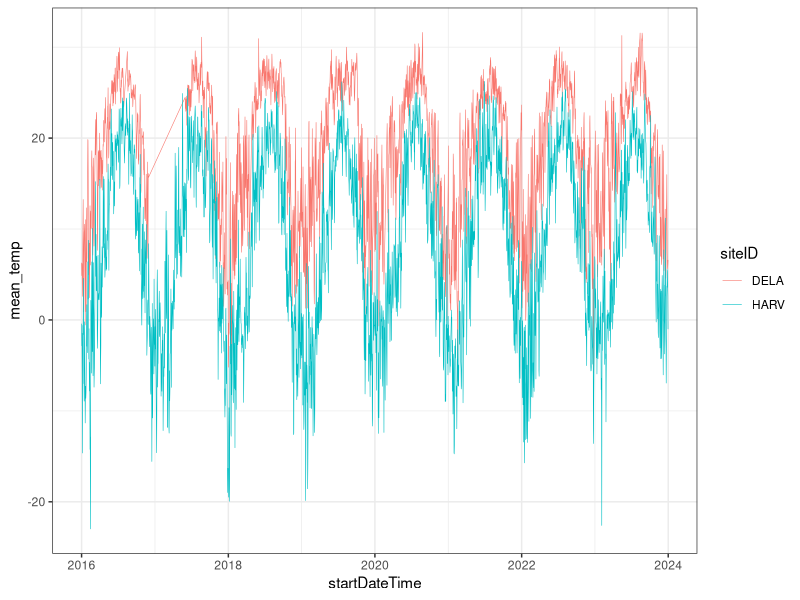
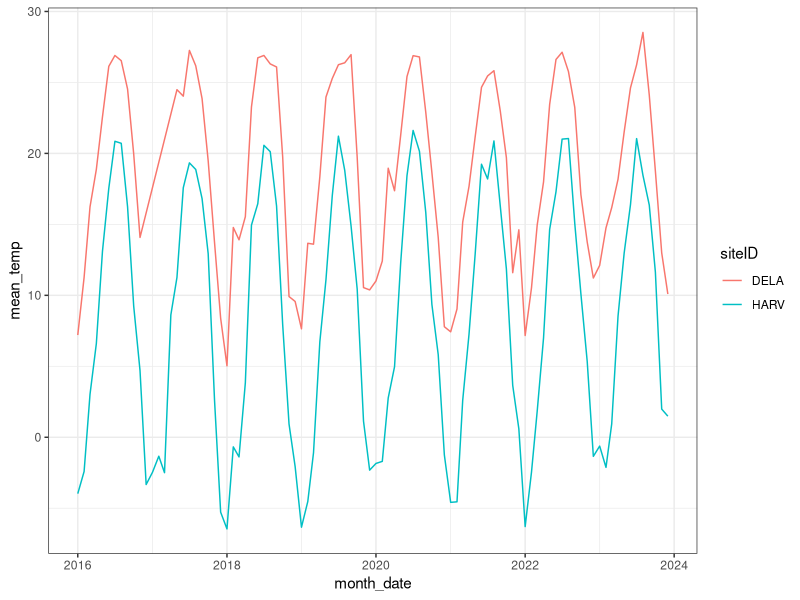
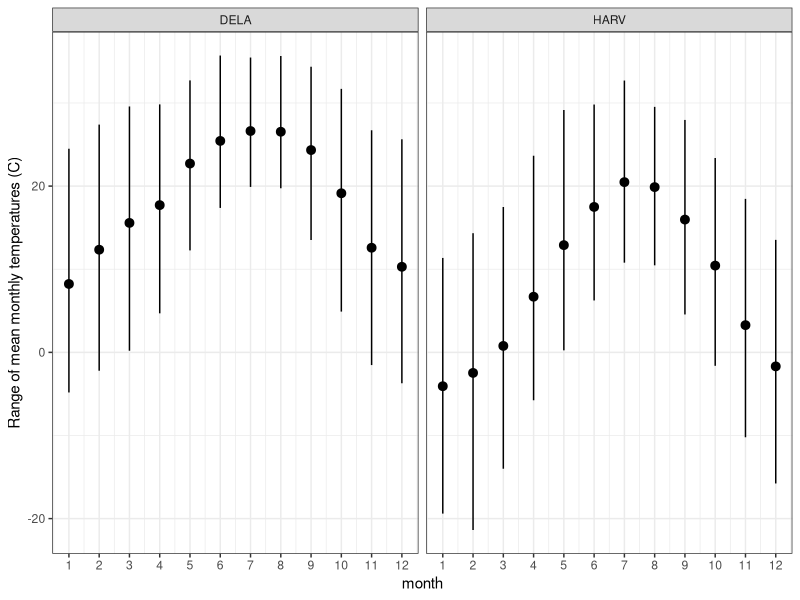
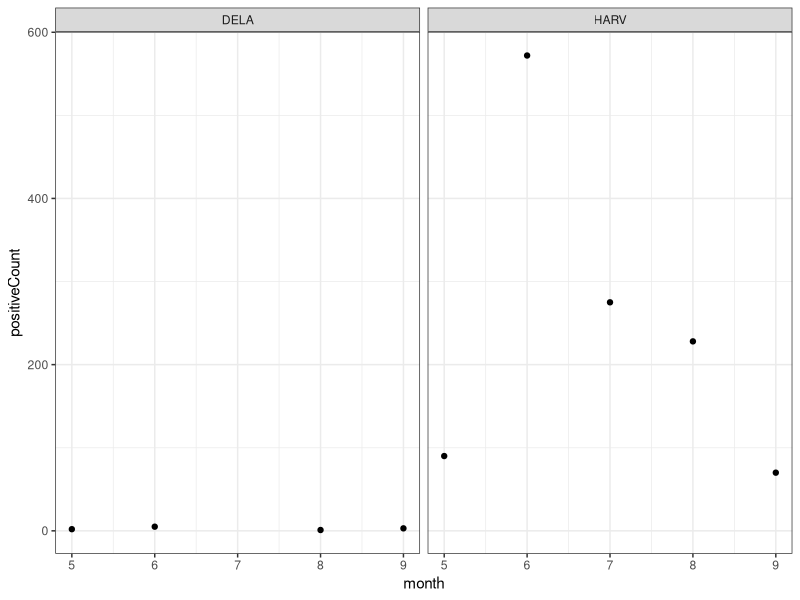

Source code (R) for these figures, in order:
## ---- chunk 1

#install.packages("tidyverse")
#install.packages("here")

library(tidyverse)
library(here)

## ---- chunk 2

daily_temperature_data <- read_csv(here("data","processed","daily_temp_data.csv"))

monthly_temperature_data <- read_csv(here("data", "processed", "monthly_temp_data.csv"))

## ---- chunk 3

monthly_temperature_data <- monthly_temperature_data %>% 
  mutate(month_date = make_date(year, month))

## ---- chunk 4

ggplot(
  data = daily_temperature_data,
  aes(
    x = startDateTime, 
    y = mean_temp,
    color = siteID) 
  ) +
  geom_line(size = 0.2) +
theme_bw()

## ---- chunk 5

ggplot(
  data = monthly_temperature_data,
  aes(
    x = month_date, 
    y = mean_temp,
    color = siteID) 
  ) +
  geom_line(size = 0.5) +
theme_bw()

## ---- chunk 6

# Summarize and group monthly temperature data

monthly_temp_range <- monthly_temperature_data |>
  group_by(siteID, month) |>
  summarize(
    mean = mean(mean_temp, na.rm = TRUE),
    max = mean(max_temp, na.rm = TRUE),
    min = mean(min_temp, na.rm = TRUE)
  )

ggplot(
  monthly_temp_range,
  aes(
    x = month,
    y = mean
  )) +
geom_pointrange(
  aes(
    ymin = min,
    ymax = max
  )
) +
  facet_wrap(~siteID) +
  labs(y = "Range of mean monthly temperatures (C)") +
  scale_x_continuous(limits = c(1, 12),
                     breaks = seq(1, 12, 1)) +
  theme_bw()

## ---- chunk 7

pathogen_status_data <- read_csv(here("data","processed","pathogen_status_data.csv"))

## ---- chunk 8

positive_pathogen <- pathogen_status_data %>% 
  filter(testResult == "Positive")

#confusion on what "HardTick DNA Quality" in the "testPathogenName" column means and wondering if we can filter it out since it doesn't seem like that is a pathogen

# KF: Yes, I think you want to omit it; it is a quality control indicator column

## ---- chunk 9


daily_positive_pathogen <- positive_pathogen |>
  mutate(
    month = month(collectDate)
  ) |>
  group_by(siteID, month) |>
  summarize(
    positiveCount = n()
  )

ggplot(
  data = daily_positive_pathogen,
  aes(
    x = month, 
    y = positiveCount) 
  ) +
  geom_point() +
  facet_wrap(~siteID) +
theme_bw()
